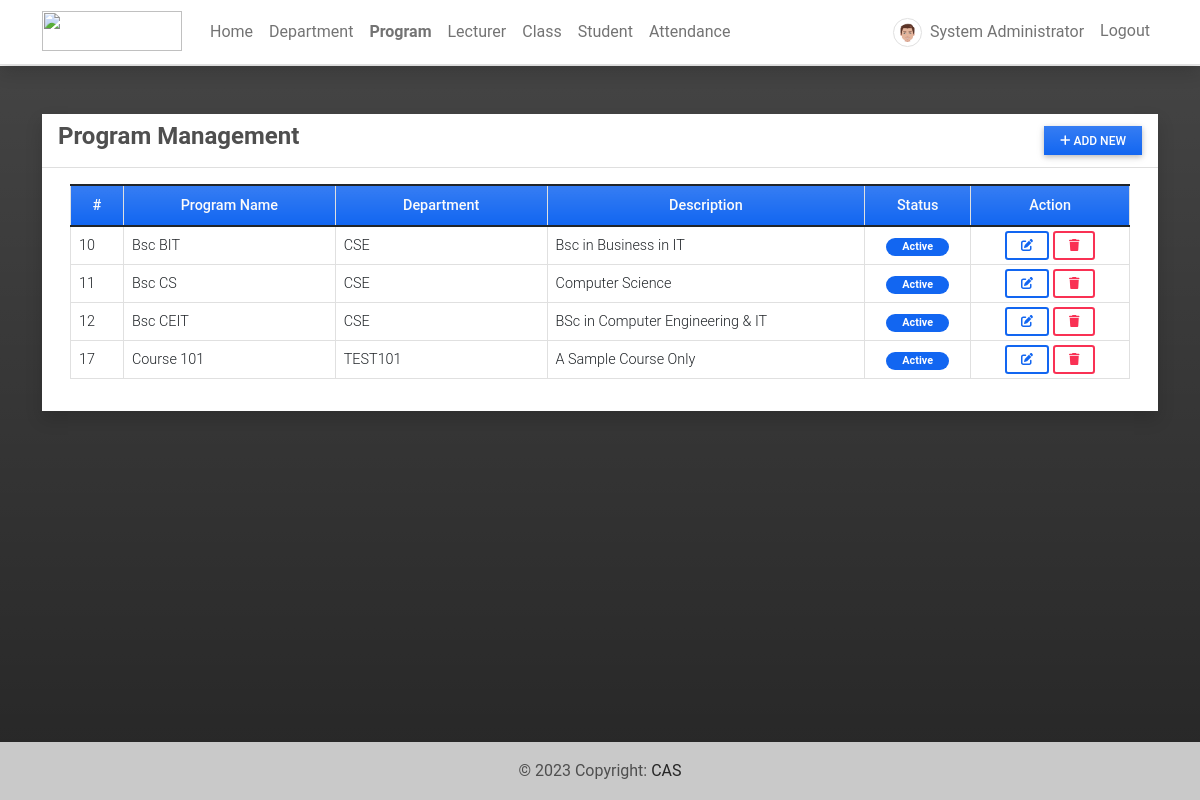
/course (signed in), run on the app's committed database.
### attendance/models.py (models this page shows, shortened)
class UserProfile(models.Model):
    user = models.OneToOneField(User, on_delete=models.CASCADE,related_name='profile')
    contact = models.CharField(max_length=250)
    dob = models.DateField(blank=True, null = True)
    address = models.TextField(blank=True, null = True)
    avatar = models.ImageField(blank=True, null = True, upload_to= 'images/')
    user_type = models.IntegerField(default = 2)
    gender = models.CharField(max_length=100, choices=[('Male','Male'),('Female','Female')], blank=True, null= True)
    department = models.ForeignKey(Department, on_delete=models.CASCADE, blank= True, null = True)

class Course(models.Model):
    department = models.ForeignKey(Department, on_delete=models.CASCADE)
    name = models.CharField(max_length=250)
    description = models.TextField(blank=True, null=True)
    status = models.IntegerField(default = 1)
    date_added = models.DateTimeField(default=timezone.now)
    date_updated = models.DateTimeField(auto_now=True)

class Department(models.Model):
    name = models.CharField(max_length=250)
    description = models.TextField(blank=True, null=True)
    status = models.IntegerField(default = 1)
    date_added = models.DateTimeField(default=timezone.now)
    date_updated = models.DateTimeField(auto_now=True)
    def __str__(self):
        return self.name

### attendance/views.py (the view)
# urls.py: path('course',views.course,name='course-page'),
@login_required
def course(request):
    courses = Course.objects.all()
    context['page_title'] = "Course Management"
    context['courses'] = courses
    return render(request, 'course_mgt.html',context)

### attendance/templates/course_mgt.html (shortened to what this page needs)
{% extends 'base.html' %} {% block pageContent %}
<div class="col-lg-12 col-md-12 col-sm-12 col-xs-12">
    <div class="card card-default rounded-0 shadow ">
        <div class="card-header">
            <div class="d-flex w-100 align-items-center justify-content-between">
                <h4 class="card-title fw-bold">Program Management</h4>
                <div class="tools">
                    <button type="button" class="btn btn-primary rounded-0 bg-gradient btn-sm" id='add_new'><i class="fa fa-plus"></i> Add New</button>
                </div>
            </div>
        </div>
        <div class="card-body">
            <div class="container-fluid">
                <table class="table table-bordered" id="course-list">
                    <colgroup>
                        <col width="5%">
                        <col width="20%">
                        <col width="20%">
                        <col width="30%">
                        <col width="10%">
                        <col width="15%">
                    </colgroup>
                    <thead>
                        <tr class="bg-gradient bg-primary bg-opacity-50 text-light">
                            <th class="px-2 py-2 text-center">#</th>
                            <th class="px-2 py-2 text-center">Program Name</th>
                            <th class="px-2 py-2 text-center">Department</th>
                            <th class="px-2 py-2 text-center">Description</th>
                            <th class="px-2 py-2 text-center">Status</th>
                            <th class="px-2 py-2 text-center">Action</th>
                        </tr>
                    </thead>
                    <tbody>
                        {% for course in courses %}
                        <tr>
                            <td class="px-2 py-1 align-middle">{{ course.id }}</td>
                            <td class="px-2 py-1 align-middle">{{ course.name }}</td>
                            <td class="px-2 py-1 align-middle">{{ course.department }}</td>
                            <td class="px-2 py-1 align-middle">{{ course.description }}</td>
                            <td class="px-2 py-1 align-middle text-center">
                                {% if course.status == 1 %}
                                <span class="badge bg-primary rounded-pill px-3">Active</span> {% else %}
                                <span class="badge bg-secondary rounded-pill px-3">Inactive</span> {% endif %}
                            </td>
                            <td class="px-2 py-1 align-middle text-center">
                                <a class="btn btn-outline-primary btn-sm edit-data" href="javascript:void(0)" data-id="{{ course.pk }}" title="Edit">
                                    <i class="fa fa-edit"></i>
                                </a>
                                <button class="btn btn-outline-danger btn-sm delete-data" type="button" data-id="{{ course.pk }}" title="Delete">
                                    <i class="fa fa-trash"></i>
                                </button>
                            </td>
                        </tr>
                        {% endfor %}
                    </tbody>
                </table>
            </div>
        </div>
    </div>
</div>
{% endblock pageContent %}

### attendance/templates/base.html (shortened to what this page needs)
{% load static %}
<!DOCTYPE html>
<html lang="en">
<head>
    <link rel="stylesheet" href="{% static 'assets/font-awesome/css/all.min.css' %}">
    <link rel="stylesheet" href="{% static 'assets/bootstrap/css/bootstrap.min.css' %}">
    <link rel="stylesheet" href="{% static 'assets/select2/dist/css/select2.min.css' %}">
    <link rel="stylesheet" href="{% static 'assets/mdb-blogtemplate/css/mdb.min.css' %}" />
    <link rel="stylesheet" href="{% static 'assets/DataTables/datatables.min.css' %}" />
    <link rel="stylesheet" href="{% static 'assets/default/css/style.css' %}">
</head>
<body class=" bg-dark bg-gradient bg-opacity-50">
    {% block TopNavigation %} {% include "TopNavigation.html" %} {% endblock TopNavigation %}
    <main class="py-5">
        <div class="container mb-3">
             {% block pageContent %} {% endblock pageContent %}
        </div>
    </main>
    <footer class="bg-light text-lg-start">
        <div class="text-center p-3" style="background-color: rgba(0, 0, 0, 0.2);">
            © {% now 'Y' %} Copyright:
            <a class="text-dark" href="" target="_blank">CAS</a>
        </div>
    </footer>
</body>
</html>

### attendance/templates/topNavigation.html (shortened to what this page needs)
{% load static %}
<header>
    <nav class="navbar navbar-expand-lg navbar-light bg-white fixed-top shadow border-bottom">
        <div class="container">
            <a class="navbar-brand" target="_blank" href="{% url 'home-page' %}">
                <img src="{{ MEDIA_URL }}/default/ams-logo.png" height="16" alt="" loading="lazy" style="margin-top: -3px;" />
            </a>
            <div class="collapse navbar-collapse" id="navbarExample01">
                {% if user.id %}
                <ul class="navbar-nav me-auto mb-2 mb-lg-0" id="topNav">
                    <li class="nav-item">
                        <a class="nav-link" aria-current="page" href="{% url 'home-page' %}">Home</a>
                    </li>
                    {% if user.profile.user_type == 1 %}
                    <li class="nav-item">
                        <a class="nav-link" aria-current="page" href="{% url 'department-page' %}">Department</a>
                    </li>
                    <li class="nav-item">
                        <a class="nav-link" aria-current="page" href="{% url 'course-page' %}">Program</a>
                    </li>
                    <li class="nav-item">
                        <a class="nav-link" aria-current="page" href="{% url 'faculty-page' %}">Lecturer</a>
                    </li>
                    {% endif %}
                    <li class="nav-item">
                        <a class="nav-link" aria-current="page" href="{% url 'class-page' %}">Class</a>
                    </li>
                    <li class="nav-item">
                        <a class="nav-link" aria-current="page" href="{% url 'student-page' %}">Student</a>
                    </li>
                    <li class="nav-item">
                        <a class="nav-link" aria-current="page" href="{% url 'attendance-class' %}">Attendance</a>
                    </li>
                </ul>
                <ul class="navbar-nav d-flex flex-row">
                    {% if user.id %} {% if user.profile.user_type == 1 %} {% endif %}
                    <li class="nav-item me-3 me-lg-0">
                        <a class="nav-link" href="{% url 'profile' %}">
                            <span class="me-1"><img src="{% if user.profile.avatar %}{{ user.profile.avatar.url }}{% else %}{{ MEDIA_URL }}/default/default-avatar.png{% endif %}" alt="User Avatar" data-url="{% if user.profile.avatar %}{{ user.profile.avatar.url }}{% else %}{{ MEDIA_URL }}/default/default-avatar.png{% endif %}" id="user-avatar" class="img-thumbnail rounded-circle"></span>
                            {{ user.first_name }} {{user.last_name}}
                        </a>
                    </li>
                    <li class="nav-item me-3 me-lg-0">
                        <a class="nav-link" href="{% url 'logout' %}">Logout</a>
                    </li>
                    {% else %}
                    <li class="nav-item me-3 me-lg-0">
                        <a class="nav-link" href="{% url 'login' %}">Login</a>
                    </li>
                    {% endif %}
                </ul>
                {% endif %}
            </div>
        </div>
    </nav>
</header>

### static/assets/default/css/style.css (style rules this page uses)
html, body { height: 100%; width: 100%; max-height: 100%; overflow: auto; display: flex; flex-direction: column; }
body>header { flex-shrink: auto; }
body>main { flex-shrink: auto; flex-grow: auto; overflow: auto; }
body>footer { flex-shrink: auto; position: absolute; bottom: 0; left: 0; width: calc(100%); }
#user-avatar { width: 1.8rem; height: 1.8rem; object-fit: scale-down; object-position: center center; }
.navbar-brand>img { width: 7em; height: 2em; }
.nav-item.active a.nav-link { font-weight: bolder !important; }

### data on the page
Course: id "10", name "Bsc BIT", department "CSE", description "Bsc in Business in IT", status "Active"
Course: id "11", name "Bsc CS", department "CSE", description "Computer Science", status "Active"
Course: id "12", name "Bsc CEIT", department "CSE", description "BSc in Computer Engineering & IT", status "Active"
Course: id "17", name "Course 101", department "TEST101", description "A Sample Course Only", status "Active"

### other printed values
{{ user.first_name }} "System"
{{ user.last_name }} "Administrator"
